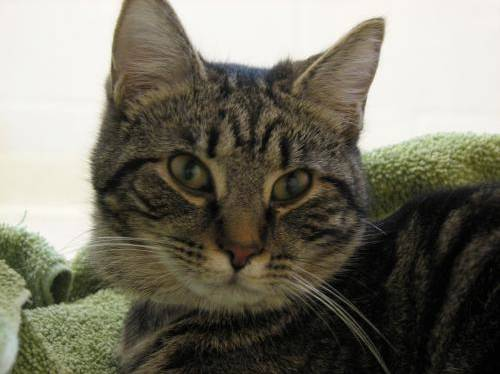
#> input picture archive/animals/animals/cats/cats_00042.jpg, 500 x 374 px; its folder holds 3 pictures in this run
$ python image_similarity.py
#> lines starting #> are read from the running program, lines starting #| are printed output that depends on the picture
import os
import numpy as np
import matplotlib.pyplot as plt
from PIL import Image
from sklearn.metrics.pairwise import cosine_similarity, euclidean_distances
from sklearn.preprocessing import StandardScaler
import time

class ImageSimilaritySystem:
    """
    Système de recherche d'images similaires utilisant l'extraction de features
    et différentes métriques de similarité.
    """

    def __init__(self, dataset_path="archive/animals/", image_size=(128, 128)):
        """
        Initialise le système de recherche d'images.

        Args:
            dataset_path: Chemin vers le dossier contenant les images (par défaut: archive/animals/)
            image_size: Taille de redimensionnement des images (largeur, hauteur)
        """
        self.dataset_path = dataset_path
        self.image_size = image_size
        self.images = []
        self.image_paths = []
        self.features = None
        self.scaler = StandardScaler()

        # Télécharger le dataset si nécessaire
        self._download_dataset_if_needed()

    def _download_dataset_if_needed(self):
        """
        Télécharge le dataset depuis Kaggle si le dossier n'existe pas ou est vide.
        """
        # Vérifier si le dossier existe et contient des images
        has_images = False
        if os.path.exists(self.dataset_path):
            supported_formats = ('.jpg', '.jpeg', '.png', '.bmp')
            for root, dirs, files in os.walk(self.dataset_path):
                for file in files:
                    if file.lower().endswith(supported_formats):
                        has_images = True
                        break
                if has_images:
                    break
#> pass 2 of the loop in _download_dataset_if_needed, `for root, dirs, files in os.walk(self.dataset_path):`:
#> pass 3 of the loop in _download_dataset_if_needed, `for root, dirs, files in os.walk(self.dataset_path):`:

        if not has_images:
            print("📥 Téléchargement du dataset depuis Kaggle...")
            start_time = time.time()
            try:
                # Créer le dossier parent si nécessaire
                os.makedirs(os.path.dirname(self.dataset_path), exist_ok=True)

                # Télécharger le dataset
                import kaggle
                kaggle.api.dataset_download_files(
                    'ashishsaxena2209/animal-image-datasetdog-cat-and-panda',
                    path=os.path.dirname(self.dataset_path),
                    unzip=True
                )

                elapsed = time.time() - start_time
                print(f"✅ Dataset téléchargé dans {self.dataset_path} en {elapsed:.2f}s")

            except Exception as e:
                print(f"❌ Erreur lors du téléchargement: {e}")
                print("Vérifiez que vous avez configuré votre API Kaggle (kaggle.json)")
                print("Ou placez manuellement le dataset dans le dossier archive/")
                raise
        else:
            print("✅ Dataset déjà présent")

    def load_dataset(self):
        """
        Charge toutes les images du dataset depuis le dossier spécifié.
        Supporte les sous-dossiers (train, test, validation).
        """
        print("📁 Chargement du dataset...")
        supported_formats = ('.jpg', '.jpeg', '.png', '.bmp')

        # Parcourir tous les sous-dossiers
        for root, dirs, files in os.walk(self.dataset_path):
            for file in files:
                if file.lower().endswith(supported_formats):
                    img_path = os.path.join(root, file)
                    self.image_paths.append(img_path)
#> pass 2 of the loop in load_dataset, `for root, dirs, files in os.walk(self.dataset_path):`:
#> pass 3 of the loop in load_dataset, `for root, dirs, files in os.walk(self.dataset_path):`:
#> the loop made 4 passes; the first 3 are shown

        print(f"✅ {len(self.image_paths)} images trouvées dans le dataset")

    def preprocess_images(self):
        """
        Prétraite toutes les images : redimensionnement et normalisation.
        """
        print("🔄 Prétraitement des images...")
        start_time = time.time()

        for idx, img_path in enumerate(self.image_paths):
            try:
                # Charger l'image
                img = Image.open(img_path).convert('RGB')
#> img is the input picture: PIL image 500x374 RGB; mean R, G, B 118, 115.2, 102

                # Redimensionner
                img = img.resize(self.image_size, Image.Resampling.LANCZOS)
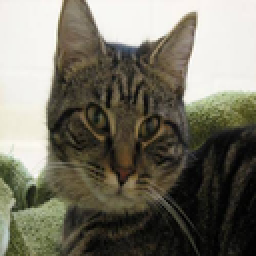
#> img: PIL image 128x128 RGB (shown 2 times larger); mean R, G, B 118, 115.2, 102

                # Convertir en array numpy et normaliser [0, 1]
                img_array = np.array(img) / 255.0

                self.images.append(img_array)

                if (idx + 1) % 100 == 0:
                    print(f"   Traité: {idx + 1}/{len(self.image_paths)} images")

            except Exception as e:
                print(f"⚠️  Erreur lors du traitement de {img_path}: {e}")
#> pass 2 of the loop in preprocess_images, `for idx, img_path in enumerate(self.image_paths):`:
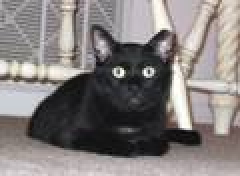
#> input picture archive/animals/animals/cats/cats_00003.jpg, 120 x 88 px (shown 2 times larger)
#> in preprocess_images, img is the input picture: PIL image 120x88 RGB; mean R, G, B 131.2, 125.8, 124.5
#> in preprocess_images, `img = img.resize(self.image_size, Image.Resampling.LANCZOS)`:
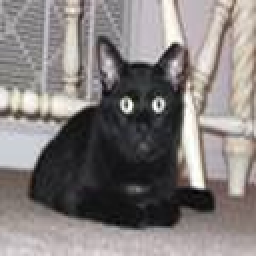
#> img: PIL image 128x128 RGB (shown 2 times larger); mean R, G, B 131.2, 125.8, 124.5
#> pass 3 of the loop in preprocess_images, `for idx, img_path in enumerate(self.image_paths):`:
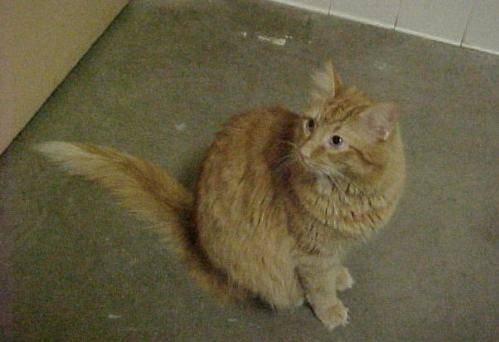
#> input picture archive/animals/animals/cats/cats_00038.jpg, 499 x 342 px
#> in preprocess_images, img is the input picture: PIL image 499x342 RGB; mean R, G, B 101.2, 93.4, 65.8
#> in preprocess_images, `img = img.resize(self.image_size, Image.Resampling.LANCZOS)`:
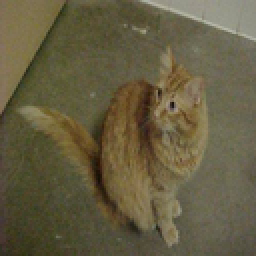
#> img: PIL image 128x128 RGB (shown 2 times larger); mean R, G, B 101.2, 93.4, 65.8
#> the loop made 4 passes; the first 3 are shown

        self.images = np.array(self.images)
        elapsed = time.time() - start_time
        print(f"✅ Prétraitement terminé en {elapsed:.2f}s")

    def extract_features(self, method='histogram'):
        """
        Extrait les caractéristiques des images.

        Args:
            method: 'histogram' pour histogramme de couleurs
                   'raw' pour pixels bruts aplatis
                   'color_moments' pour moments statistiques de couleur
        """
        if len(self.images) == 0:
            print("⚠️  Aucune image trouvée dans le dataset. Impossible d'extraire les features.")
            return

        print(f"🎯 Extraction des features (méthode: {method})...")
        start_time = time.time()

        if method == 'histogram':
            # Histogramme de couleurs RGB (32 bins par canal)
            features_list = []
            for img in self.images:
                hist_r = np.histogram(img[:,:,0], bins=32, range=(0, 1))[0]
                hist_g = np.histogram(img[:,:,1], bins=32, range=(0, 1))[0]
                hist_b = np.histogram(img[:,:,2], bins=32, range=(0, 1))[0]
                features = np.concatenate([hist_r, hist_g, hist_b])
                features_list.append(features)
            self.features = np.array(features_list)

        elif method == 'raw':
            # Pixels bruts aplatis
            self.features = self.images.reshape(len(self.images), -1)

        elif method == 'color_moments':
            # Moments statistiques (moyenne, variance, skewness) par canal
            features_list = []
            for img in self.images:
                moments = []
                for c in range(3):  # Pour chaque canal RGB
                    channel = img[:,:,c].flatten()
                    mean = np.mean(channel)
                    std = np.std(channel)
                    skew = np.mean((channel - mean) ** 3) / (std ** 3 + 1e-10)
                    moments.extend([mean, std, skew])
                features_list.append(moments)
            self.features = np.array(features_list)

        # Normalisation des features
        self.features = self.scaler.fit_transform(self.features)

        elapsed = time.time() - start_time
        print(f"✅ Features extraites: {self.features.shape} en {elapsed:.2f}s")

    def compute_similarity(self, reference_idx, method='cosine'):
        """
        Calcule la similarité entre une image de référence et toutes les autres.

        Args:
            reference_idx: Index de l'image de référence
            method: 'cosine' pour similarité cosinus
                   'euclidean' pour distance euclidienne

        Returns:
            Array des scores de similarité
        """
        reference_features = self.features[reference_idx].reshape(1, -1)

        if method == 'cosine':
            # Similarité cosinus (1 = identique, 0 = orthogonal)
            similarities = cosine_similarity(reference_features, self.features)[0]

        elif method == 'euclidean':
            # Distance euclidienne (0 = identique, plus grand = plus différent)
            # On inverse pour avoir un score de similarité
            distances = euclidean_distances(reference_features, self.features)[0]
            # Normaliser et inverser: similarité = 1 / (1 + distance)
            similarities = 1 / (1 + distances)

        return similarities

    def find_top_k_similar(self, reference_idx, k=5, similarity_method='cosine'):
        """
        Trouve les K images les plus similaires à une image de référence.

        Args:
            reference_idx: Index de l'image de référence
            k: Nombre d'images similaires à retourner
            similarity_method: Méthode de calcul de similarité

        Returns:
            indices: Indices des K images les plus similaires
            scores: Scores de similarité correspondants
        """
        similarities = self.compute_similarity(reference_idx, similarity_method)

        # Trier par similarité décroissante et prendre les top-k
        # (on exclut l'image elle-même si elle est dans les résultats)
        top_indices = np.argsort(similarities)[::-1]

        # Filtrer l'image de référence elle-même
        top_indices = [idx for idx in top_indices if idx != reference_idx][:k]
        top_scores = similarities[top_indices]

        return top_indices, top_scores

    # [37 lines left out: function display_results, not called in this run]

    def compare_methods(self, reference_idx, k=5):
        """
        Compare différentes méthodes de similarité et d'extraction de features.
        """
#> called with reference_idx = 2000, k = 5
        print("\n" + "="*70)
        print("🔬 COMPARAISON DES MÉTHODES")
        print("="*70)

        feature_methods = ['histogram', 'color_moments']
        similarity_methods = ['cosine', 'euclidean']

        results = {}

        for feat_method in feature_methods:
            print(f"\n📊 Extraction de features: {feat_method}")
            self.extract_features(method=feat_method)

            for sim_method in similarity_methods:
                print(f"   ↳ Calcul de similarité: {sim_method}")
                start_time = time.time()

                top_indices, top_scores = self.find_top_k_similar(
                    reference_idx, k, sim_method
                )

                elapsed = time.time() - start_time

                key = f"{feat_method}_{sim_method}"
                results[key] = {
                    'indices': top_indices,
                    'scores': top_scores,
                    'time': elapsed
                }

                print(f"      ⏱️  Temps: {elapsed:.4f}s")
                print(f"      📈 Scores moyens: {np.mean(top_scores):.4f}")

                # Afficher les résultats
                self.display_results(reference_idx, top_indices, top_scores,
                                   sim_method, feat_method)

        return results

    # [17 lines left out: function analyze_performance, not called in this run]


# ============================================================================
# EXEMPLE D'UTILISATION
# ============================================================================

if __name__ == "__main__":
    """
    Script principal pour tester le système de recherche d'images similaires.

    INSTRUCTIONS:
    1. Modifiez 'dataset_path' avec le chemin vers votre dataset
    2. Le dataset doit contenir des images (jpg, png, etc.)
    3. Ajustez 'reference_idx' pour changer l'image de référence
    4. Modifiez 'k' pour changer le nombre de résultats
    """

    # ⚙️ CONFIGURATION
    dataset_path = "archive/animals/"  # À MODIFIER
    reference_idx =  2000 # Index de l'image de référence
    k = 5  # Nombre d'images similaires à trouver

    # 🚀 EXÉCUTION
    print("="*70)

    # Initialiser le système
    system = ImageSimilaritySystem(dataset_path, image_size=(128, 128))

    # Charger et prétraiter
    system.load_dataset()
    system.preprocess_images()

    # Comparer les différentes méthodes
#> (the run stopped early here; a loop or call above may not have finished)
